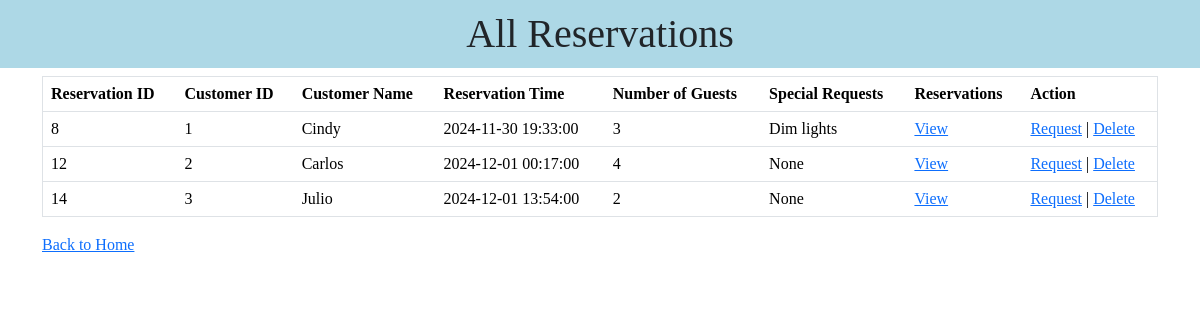
The page /templates/index.php?action=viewReservations on the database as committed earlier.
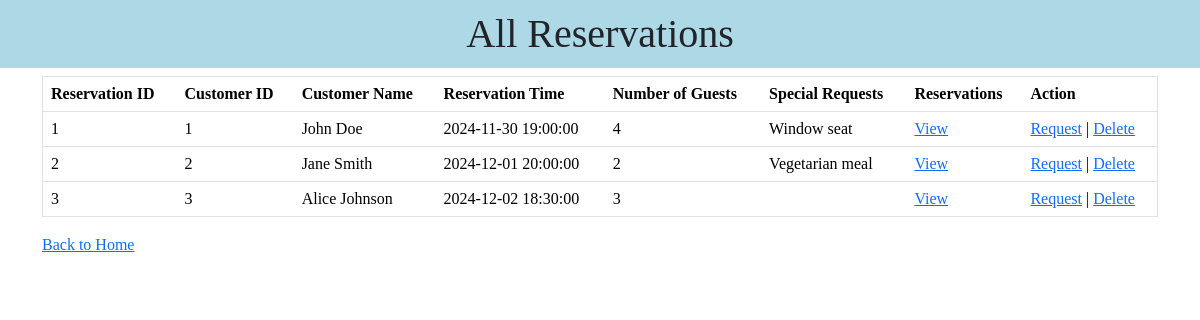
The same page on the database as committed later.
### tables this page shows
CREATE TABLE Reservations (
    reservationId INT NOT NULL AUTO_INCREMENT,
    customerId INT NOT NULL,
    reservationTime DATETIME NOT NULL,
    numberOfGuests INT NOT NULL,
    specialRequests VARCHAR(200),
    PRIMARY KEY (reservationId),
    FOREIGN KEY (customerId) REFERENCES Customers(customerId)
);

CREATE TABLE Customers (
    customerId INT NOT NULL AUTO_INCREMENT,
    customerName VARCHAR(45) NOT NULL,
    contactInfo VARCHAR(200) NOT NULL,
    PRIMARY KEY (customerId)
);

### templates/index.php (called while the page is built)
<?php
require_once('../RestaurantServer.php');

### RestaurantDatabase.php (called while the page is built, shortened)
<?php
class RestaurantDatabase
{
    private $host = "localhost";
    private $port = "3306";
    private $database = "restaurant_reservations";
    private $user = "root";
    private $password = "";
    private $connection;
    private function connect()
    {
        $this->connection = new mysqli($this->host, $this->user, $this->password, $this->database, $this->port);
    }
    public function getAllReservations($join = '')
    {
        $result = $this->connection->query("SELECT * FROM reservations" . $join);
        return $result->fetch_all(MYSQLI_ASSOC);
    }
}

### templates/viewReservations.php (the view, shortened to what this page needs)
<html>
<head>
    <link rel="stylesheet" href="style.css">
    <link href="https://cdn.jsdelivr.net/npm/bootstrap@5.3.3/dist/css/bootstrap.min.css" rel="stylesheet">
</head>
<body>
    <h1 class="header">All Reservations</h1>
    <div class="container">
        <table border="1" class="table">
            <tr>
                <th>Reservation ID</th>
                <th>Customer ID</th>
                <th>Customer Name</th>
                <th>Reservation Time</th>
                <th>Number of Guests</th>
                <th>Special Requests</th>
                <th>Reservations</th>
                <th>Action</th>
            </tr>
            <?php
            foreach ($reservations as $reservation): ?>
                <tr>
                    <td><?= htmlspecialchars($reservation['reservationId']) ?></td>
                    <td><?= htmlspecialchars($reservation['customerId']) ?></td>
                    <td><?= htmlspecialchars($reservation['customerName']) ?></td>
                    <td><?= htmlspecialchars($reservation['reservationTime']) ?></td>
                    <td><?= htmlspecialchars($reservation['numberOfGuests']) ?></td>
                    <td><?= htmlspecialchars($reservation['specialRequests']) ?></td>
                    <td><a href="index.php?action=findReservations&customerId=<?= htmlspecialchars($reservation['customerId']) ?>" class="">View</a></td>
                    <td>
                        <a href="index.php?action=addSpecialRequest&reservationId=<?= htmlspecialchars($reservation['reservationId']) ?>" class="">Request</a> |
                        <a onclick="return confirm('Are you sure?')" href="index.php?action=deleteReservation&reservationId=<?= htmlspecialchars($reservation['reservationId']) ?>" class="">Delete</a>
                    </td>
                </tr>
            <?php endforeach; ?>
        </table>
        <a href="index.php">Back to Home</a>
    </div>
</body>
</html>

### RestaurantServer.php (shortened to what this page needs)
<?php
require_once 'restaurantDatabase.php';
class RestaurantPortal
{
    private $db;
    public function __construct()
    {
        $this->db = new RestaurantDatabase();
    }
    public function handleRequest()
    {
        $action = $_GET['action'] ?? 'home';
        switch ($action) {
            case 'viewReservations':
                $this->viewReservations();
                break;
        }
    }
    private function viewReservations()
    {
        $reservations = $this->db->getAllReservations(" JOIN customers ON customers.customerId=reservations.customerId");
        include 'templates/viewReservations.php';
    }
}
$portal = new RestaurantPortal();
$portal->handleRequest();

### templates/style.css (style rules this page uses)
* { margin: 0; padding: 0; font-family: 'Times New Roman', Times, serif; }
.header { padding: 10px 5px; text-align: center; background-color: lightblue; }

Rows that differ between the two databases and show on the page:
removed reservations: reservationId "8", customerId.customerId "1", customerId.customerName "Cindy", reservationTime "2024-11-30 19:33:00", numberOfGuests "3", specialRequests "Dim lights"
removed reservations: reservationId "12", customerId.customerId "2", customerId.customerName "Carlos", reservationTime "2024-12-01 00:17:00", numberOfGuests "4", specialRequests "None"
removed reservations: reservationId "14", customerId.customerId "3", customerId.customerName "Julio", reservationTime "2024-12-01 13:54:00", numberOfGuests "2", specialRequests "None"
added reservations: reservationId "1", customerId.customerId "1", customerId.customerName "John Doe", reservationTime "2024-11-30 19:00:00", numberOfGuests "4", specialRequests "Window seat"
added reservations: reservationId "2", customerId.customerId "2", customerId.customerName "Jane Smith", reservationTime "2024-12-01 20:00:00", numberOfGuests "2", specialRequests "Vegetarian meal"
added reservations: reservationId "3", customerId.customerId "3", customerId.customerName "Alice Johnson", reservationTime "2024-12-02 18:30:00", numberOfGuests "3"
